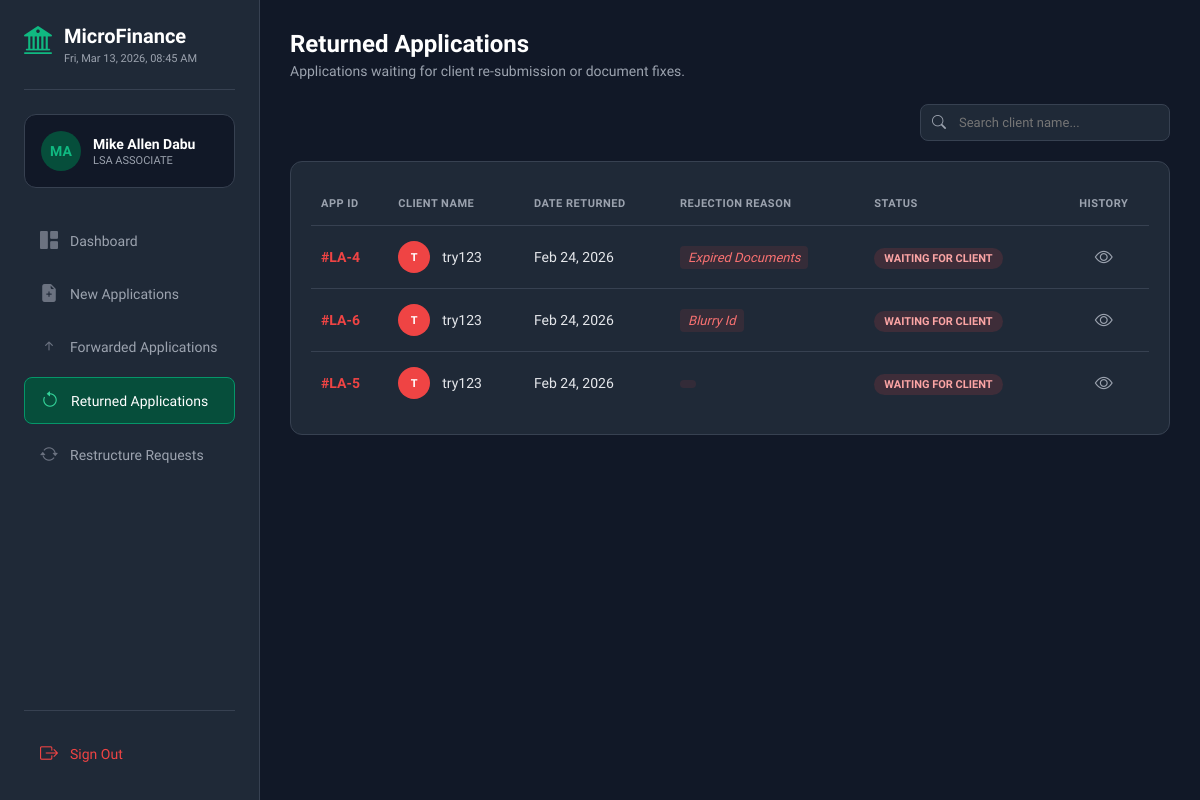
Page /LSA/returned.php on the earlier database version.
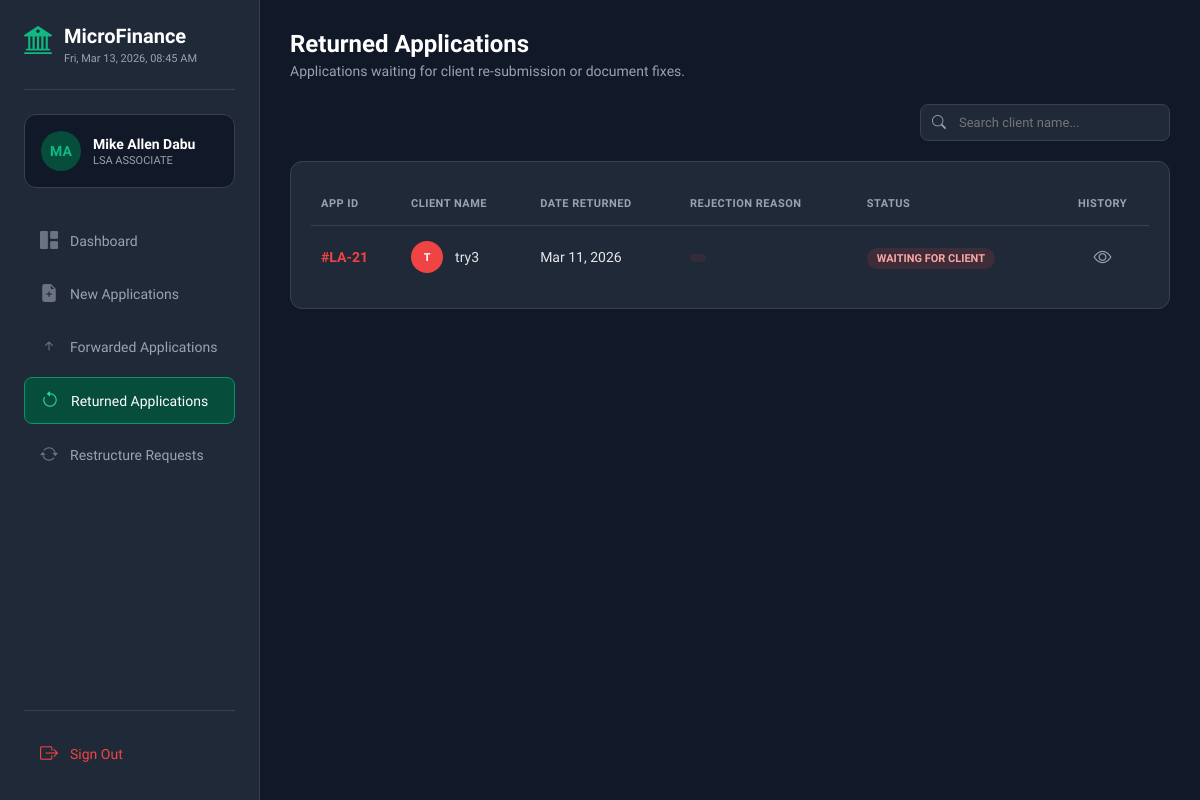
Same page on the later database version.
### tables this page shows
CREATE TABLE `loan_applications` (
  `id` int(11) NOT NULL,
  `user_id` int(11) NOT NULL,
  `principal_amount` decimal(10,2) NOT NULL,
  `term_months` int(11) NOT NULL,
  `loan_purpose` text NOT NULL,
  `source_of_income` varchar(255) NOT NULL,
  `estimated_monthly_income` decimal(10,2) NOT NULL,
  `interest_rate` decimal(5,2) NOT NULL,
  `interest_type` enum('MONTHLY','ANNUAL') DEFAULT 'MONTHLY',
  `interest_method` enum('FLAT') DEFAULT 'FLAT',
  `total_interest` decimal(10,2) DEFAULT NULL,
  `total_payable` decimal(10,2) DEFAULT NULL,
  `monthly_due` decimal(10,2) DEFAULT NULL,
  `status` enum('PENDING','VERIFIED','APPROVED','REJECTED') DEFAULT 'PENDING',
  `remarks` text DEFAULT NULL,
  `created_at` timestamp NOT NULL DEFAULT current_timestamp(),
  `updated_at` timestamp NOT NULL DEFAULT current_timestamp() ON UPDATE current_timestamp()
);

CREATE TABLE `users` (
  `id` int(11) NOT NULL,
  `fullname` varchar(100) DEFAULT NULL,
  `profile_pic` varchar(255) DEFAULT NULL,
  `phone` varchar(20) DEFAULT NULL,
  `email` varchar(100) DEFAULT NULL,
  `password` varchar(255) DEFAULT NULL,
  `created_at` timestamp NOT NULL DEFAULT current_timestamp()
);

### LSA/returned.php (the view, shortened to what this page needs)
<?php
include 'includes/db_connect.php';
$query = "SELECT la.id, la.updated_at, la.remarks, u.fullname
          FROM loan_applications la
          JOIN users u ON la.user_id = u.id
          WHERE la.status = 'REJECTED'
          ORDER BY la.updated_at DESC";
$result = $conn->query($query);
?>
<!DOCTYPE html>
<html lang="en">
<head>
    <link rel="stylesheet" href="https://cdn.jsdelivr.net/npm/bootstrap-icons@1.11.1/font/bootstrap-icons.css">
    <link rel="stylesheet" href="assets/css/Returned.css">
</head>
<body>
    <?php include 'includes/sidebar.php'; ?>
    <div class="main-content">
        <div class="page-header">
            <h1>Returned Applications</h1>
            <p>Applications waiting for client re-submission or document fixes.</p>
        </div>
        <div class="top-bar">
            <div class="search-wrapper">
                <i class="bi bi-search search-icon"></i>
                <input type="text" id="returnSearch" class="search-input" placeholder="Search client name...">
            </div>
        </div>
        <div class="content-card">
            <table>
                <thead>
                    <tr>
                        <th>App ID</th>
                        <th>Client Name</th>
                        <th>Date Returned</th>
                        <th>Rejection Reason</th>
                        <th>Status</th>
                        <th style="text-align:center;">History</th>
                    </tr>
                </thead>
                <tbody id="returnedTable">
                    <?php if ($result && $result->num_rows > 0): ?>
                        <?php while($row = $result->fetch_assoc()): ?>
                        <tr>
                            <td style="color:#ef4444; font-weight:700;">#LA-<?php echo $row['id']; ?></td>
                            <td>
                                <div class="client-info">
                                    <div class="mini-avatar" style="background:#ef4444; color:white;">
                                        <?php echo strtoupper(substr($row['fullname'], 0, 1)); ?>
                                    </div>
                                    <span class="client-name"><?php echo htmlspecialchars($row['fullname']); ?></span>
                                </div>
                            </td>
                            <td><?php echo date('M d, Y', strtotime($row['updated_at'])); ?></td>
                            <td>
                                <span class="reason-text"><?php echo htmlspecialchars($row['remarks']); ?></span>
                            </td>
                            <td><span class="badge-returned">Waiting for Client</span></td>
                            <td style="text-align:center;">
                                <a href="view_details.php?id=<?php echo $row['id']; ?>" class="btn-view" title="View Details">
                                    <i class="bi bi-eye"></i>
                                </a>
                            </td>
                        </tr>
                        <?php endwhile; ?>
                    <?php else: ?>
                        <tr><td colspan="6" style="text-align:center; padding: 30px; color: #94a3b8;">No returned applications found in the system.</td></tr>
                    <?php endif; ?>
                </tbody>
            </table>
        </div>
    </div>
</body>
</html>

Differences in the rows shown:
removed loan_applications: id "4", user.fullname "T", user.fullname "try123", updated_at "Feb 24, 2026", remarks "Expired Documents"
removed loan_applications: id "6", user.fullname "T", user.fullname "try123", updated_at "Feb 24, 2026", remarks "Blurry Id"
removed loan_applications: id "5", user.fullname "T", user.fullname "try123", updated_at "Feb 24, 2026"
added loan_applications: id "21", user.fullname "T", user.fullname "try3", updated_at "Mar 11, 2026"
